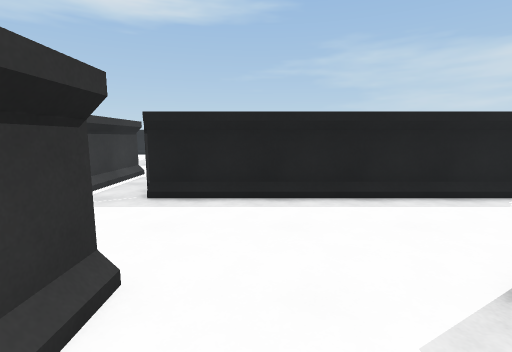
view 1 (above)

24 first-person views from a walk through a Unity game level. The camera is 1.4 m above the floor, tilts 8° down and sees 85° across. The floor is counted in squares, 1 m on a side. Each view is taken from the middle of a square. On the plan, view 1 faces up. The plan holds only what a view shows up to about 14 squares ahead; the rest is blank. The place goes on beyond the plan.

view 2
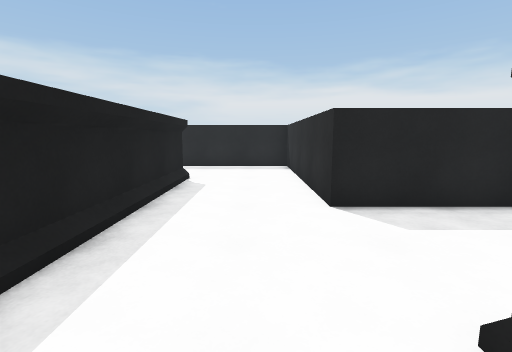

view 3
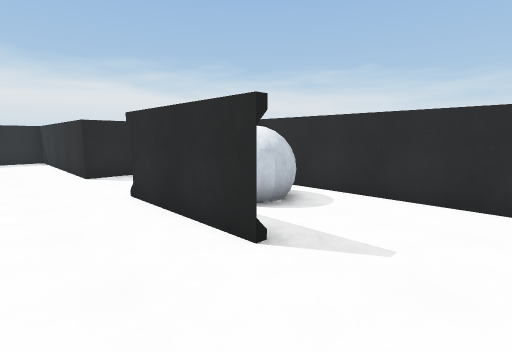

view 4
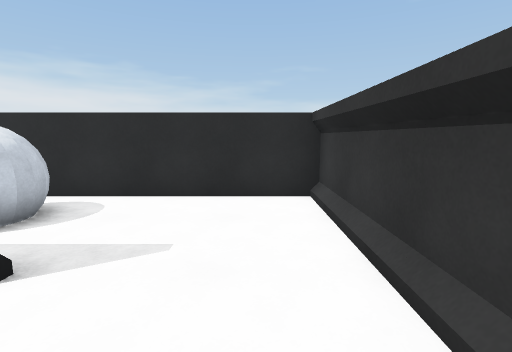

view 5
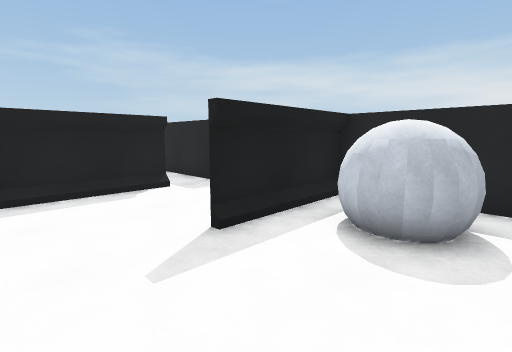

view 6
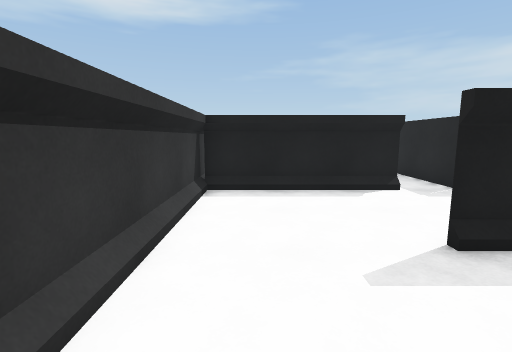

view 7
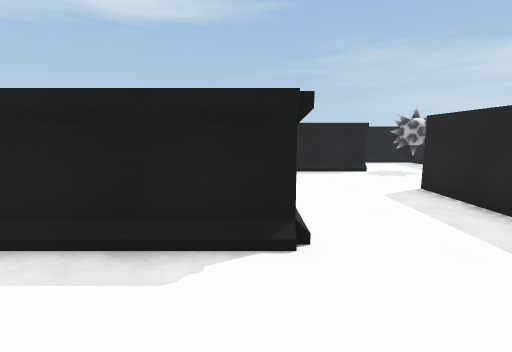

view 8
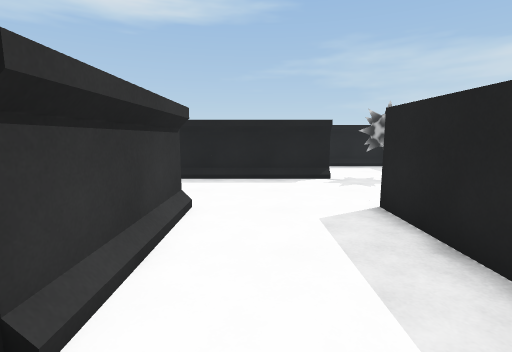

view 9
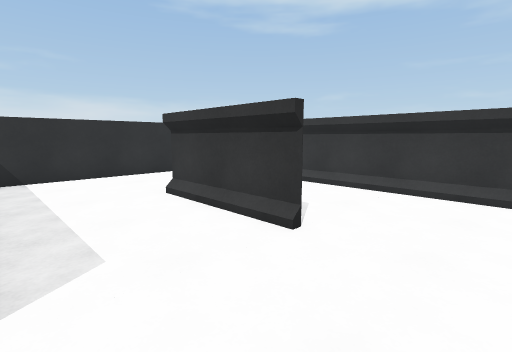

view 10
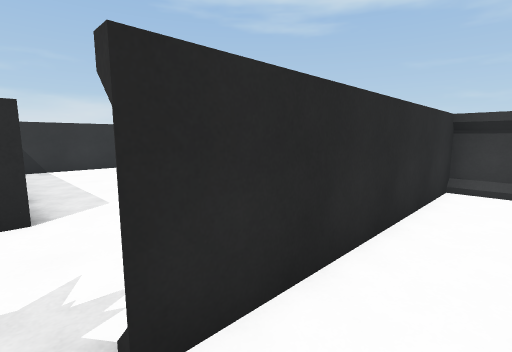

view 11
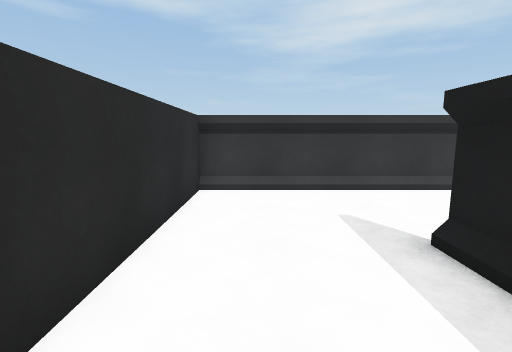

view 12
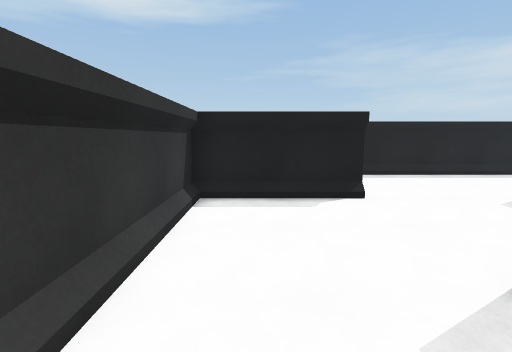

view 13
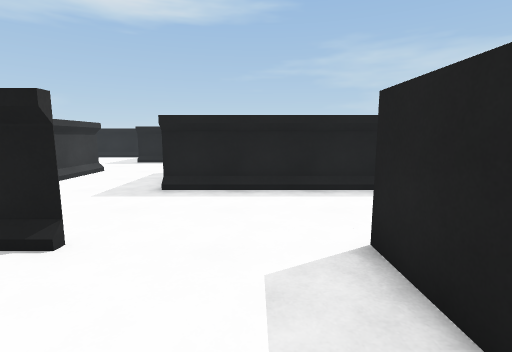

view 14
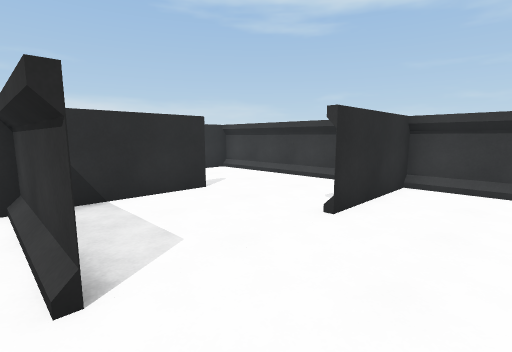

view 15
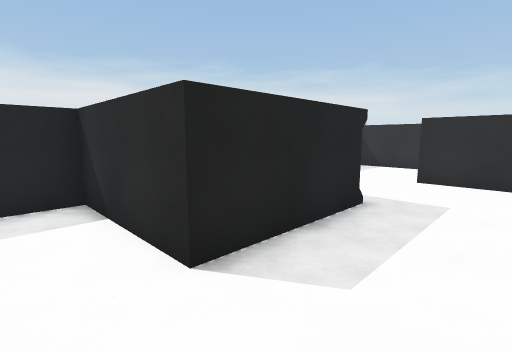

view 16
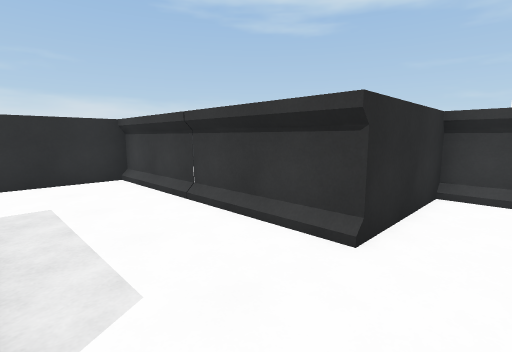

view 17
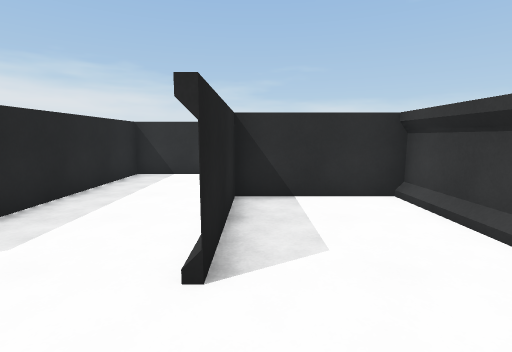

view 18
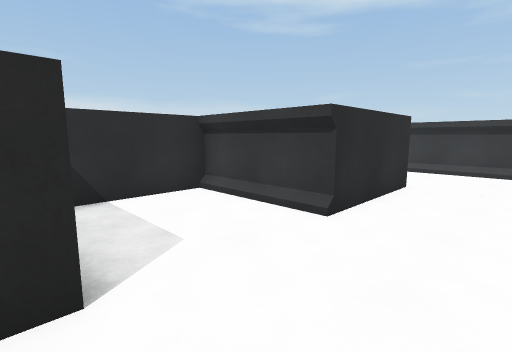

view 19
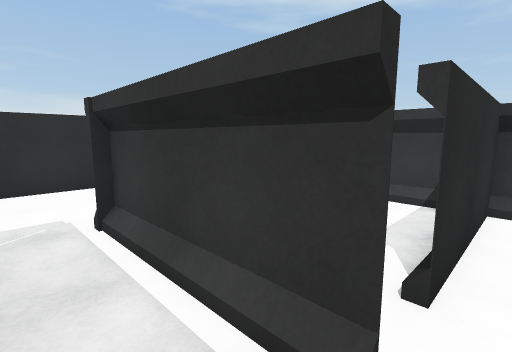

view 20
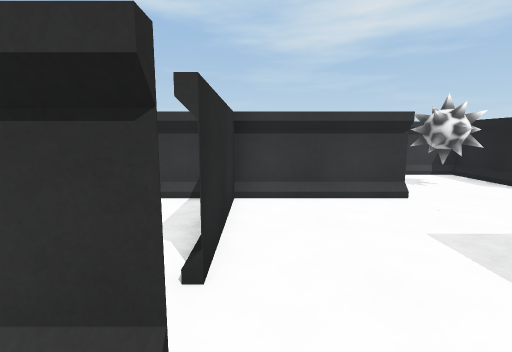

view 21
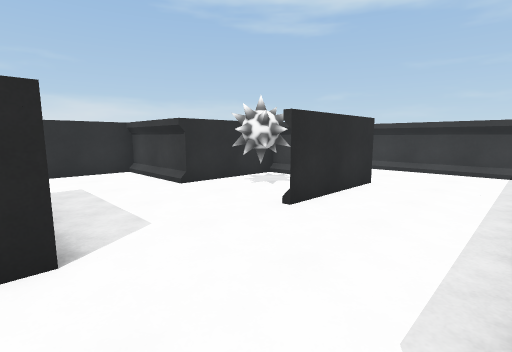

view 22
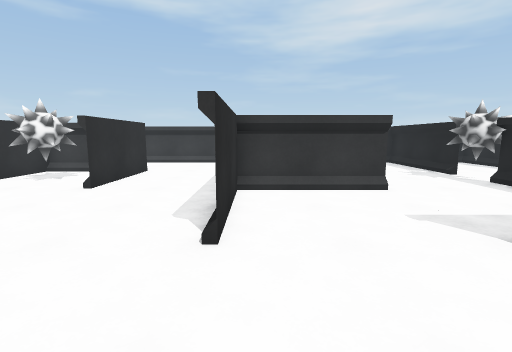

view 23
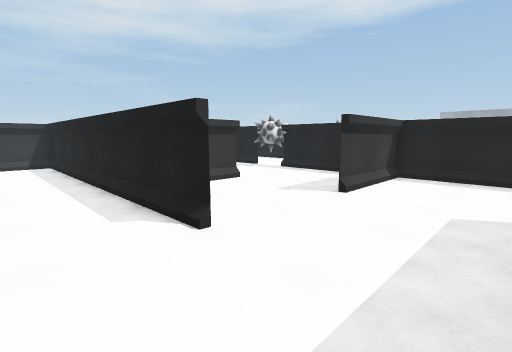

view 24
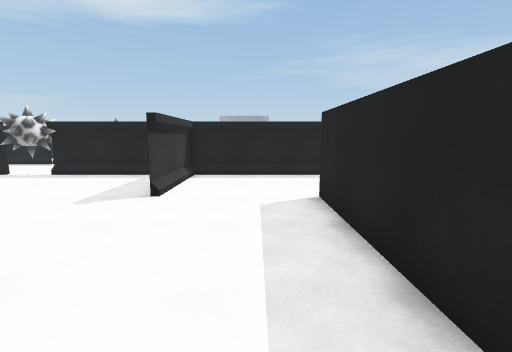

### Floor plan
Points are (right, up) in squares from view 1. A wall is a line through its corners. A room is listed if a view was taken in it or the views show most of it. See-through windows are left out.
Room 1 (views 1, 2, 3, 4, 5, 6, 7, 8, 9, 17, 18)
walls: (2.5, -1.1) (2.5, 2.5) (10.5, 2.5) (10.5, 10.5) (10.9, 10.5); (-4.1, 6.5) (-9.4, 6.5); (-1.5, -0.9) (-1.5, 2.5) (-5.5, 2.5) (-1.5, 2.5) (-1.5, -1.5); (6.5, 10.6) (6.5, 6.5) (6.5, 10.5); (2.5, 12.8) (2.5, 6.5) (6.5, 6.5) (-2.6, 6.5) (-2.6, 9.8); (-4.4, 10.6) (-4.4, 6.5); (-9.5, 7.1) (-9.5, -1.5) (1.7, -1.5); (10.6, 14.5) (5.4, 14.5)
ways out: opening at (11, 14) to room 2; opening at (-3, 11) to room 3
objects: ball (-4, 0) to (-3, 1)
Room 2 (views 10, 11, 12, 13, 14, 15, 16)
walls: (6.6, 22.5) (2.5, 22.5) (6.5, 22.5); (10.5, 20.5) (10.5, 22.5); (7.5, 18.5) (6.5, 18.5); (6.4, 18.5) (10.9, 18.5); (11.5, 26.5) (6.5, 26.5) (6.5, 30.5) (10.5, 30.5) (10.5, 31.9); (-1.5, 31.8) (-1.5, 30.5) (2.5, 30.5) (2.5, 14.5) (10.5, 14.5)
ways out: opening at (11, 14) to room 1
Room 3 (views 19, 20, 21, 22, 23, 24)
walls: (-11.1, 18.5) (-13.5, 18.5) (-13.5, 14.5) (-9.5, 14.5) (-9.5, 8.8); (-5.6, 18.5) (-5, 18.5); (-13.6, 18.5) (-9.5, 18.5); (-9.5, 10.5) (-5.5, 10.5); (-5.4, 22.5) (-17.5, 22.5) (-17.5, 16.8); (-1.5, 21.5) (-1.5, 26.5); (-9.5, 26.6) (-9.5, 22.5) (-5.5, 22.5); (-7, 30.5) (-9.5, 30.5); (-12.4, 30.5) (-16.1, 30.5); (-0.5, 30.5) (-5.5, 30.5) (-5.5, 26.5)
ways out: opening at (-3, 11) to room 1; opening at (-5, 10)
objects: other object (-12, 29) to (-10, 31); other object (-11, 16) to (-10, 17)

Where each view was taken, in squares from view 1:
view 1: 0 up, 0 right, facing up
view 2: 4 up, 3 left, facing right
view 3: 5 up, 8 left, facing down-right
view 4: 5 up, 8 left, facing down
view 5: 1 down, 8 left, facing up-right
view 6: 1 down, 8 left, facing up
view 7: 3 up, 6 right, facing up
view 8: 5 up, 8 right, facing up
view 9: 13 up, 10 right, facing down-left
view 10: 16 up, 11 right, facing down-left
view 11: 16 up, 10 right, facing left
view 12: 16 up, 4 right, facing up
view 13: 19 up, 9 right, facing up
view 14: 25 up, 11 right, facing down-left
view 15: 32 up, 4 right, facing down-right
view 16: 32 up, 6 right, facing down-left
view 17: 13 up, 6 right, facing down
view 18: 5 up, 3 right, facing down-left
view 19: 11 up, 3 left, facing down-left
view 20: 11 up, 3 left, facing left
view 21: 22 up, 5 left, facing down-left
view 22: 23 up, 2 left, facing left
view 23: 20 up, 2 left, facing up-left
view 24: 20 up, 3 left, facing up
